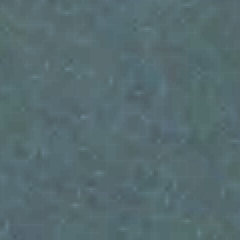
#> input picture data/test/images/jp22_1.0_40.tif, 120 x 120 px (shown 2 times larger); its folder holds only this picture in this run
$ python comprehensive_dataset_analysis.py
#> lines starting #> are read from the running program, lines starting #| are printed output that depends on the picture; after the words box and inside, x2 and y2 are one past the last pixel; in counts of white or black regions, pixels touching at a corner belong together
#!/usr/bin/env python3
"""
Comprehensive Dataset Analysis for Slum Detection
================================================
Analyzes the complete dataset structure, identifies all classes,
and generates detailed visualization plots.
"""

import os
import cv2
import numpy as np
import matplotlib.pyplot as plt
import seaborn as sns
from pathlib import Path
import json
from collections import defaultdict, Counter
import glob
from tqdm import tqdm
import warnings
warnings.filterwarnings('ignore')

# Set style for better plots
plt.style.use('seaborn-v0_8')
sns.set_palette("husl")

class ComprehensiveDatasetAnalyzer:
    def __init__(self, data_root="data", output_dir="analysis"):
        self.data_root = Path(data_root)
        self.output_dir = Path(output_dir)
        self.output_dir.mkdir(exist_ok=True)

        self.splits = ['train', 'val', 'test']
        self.results = {}

    def analyze_dataset_structure(self):
        """Analyze basic dataset structure"""
        print("ANALYZING DATASET STRUCTURE")
        print("=" * 50)

        structure = {}
        for split in self.splits:
            images_dir = self.data_root / split / "images"
            masks_dir = self.data_root / split / "masks"

            # Count files
            image_files = list(images_dir.glob("*.tif")) if images_dir.exists() else []
            mask_files = list(masks_dir.glob("*.png")) if masks_dir.exists() else []

            structure[split] = {
                'images': len(image_files),
                'masks': len(mask_files),
                'image_files': [f.name for f in image_files[:5]],  # Sample files
                'mask_files': [f.name for f in mask_files[:5]]
            }

            print(f"{split.upper()}: {len(image_files)} images, {len(mask_files)} masks")

        self.results['structure'] = structure
        return structure

    def analyze_image_properties(self):
        """Analyze image dimensions, channels, and data types"""
        print("\nANALYZING IMAGE PROPERTIES")
        print("=" * 50)

        image_stats = defaultdict(list)

        for split in self.splits:
            images_dir = self.data_root / split / "images"
            if not images_dir.exists():
                continue

            image_files = list(images_dir.glob("*.tif"))[:100]  # Sample 100 images

            for img_path in tqdm(image_files, desc=f"Analyzing {split} images"):
                img = cv2.imread(str(img_path))
                if img is not None:
                    image_stats[f'{split}_shapes'].append(img.shape)
                    image_stats[f'{split}_dtypes'].append(str(img.dtype))
                    image_stats[f'{split}_sizes'].append(img.nbytes)

        # Analyze dimensions
        all_shapes = []
        for split in self.splits:
            all_shapes.extend(image_stats[f'{split}_shapes'])

        unique_shapes = list(set(all_shapes))
        shape_counts = Counter(all_shapes)

        print(f"Unique image shapes: {len(unique_shapes)}")
        print(f"Most common shape: {shape_counts.most_common(1)[0] if shape_counts else 'None'}")

        self.results['image_properties'] = {
            'unique_shapes': unique_shapes,
            'shape_distribution': dict(shape_counts),
            'total_analyzed': len(all_shapes)
        }

        return image_stats

    def analyze_mask_classes(self):
        """Comprehensive mask analysis to identify all classes"""
        print("\nANALYZING MASK CLASSES")
        print("=" * 50)

        all_unique_values = set()
        class_distribution = defaultdict(int)
        mask_stats = defaultdict(list)

        for split in self.splits:
            masks_dir = self.data_root / split / "masks"
            if not masks_dir.exists():
                continue

            mask_files = list(masks_dir.glob("*.png"))
            print(f"Analyzing {len(mask_files)} {split} masks...")

            split_unique_values = set()

            for mask_path in tqdm(mask_files, desc=f"Processing {split} masks"):
                mask = cv2.imread(str(mask_path), cv2.IMREAD_GRAYSCALE)
                if mask is not None:
                    unique_vals, counts = np.unique(mask, return_counts=True)

                    # Track all unique values
                    all_unique_values.update(unique_vals)
                    split_unique_values.update(unique_vals)

                    # Count class occurrences
                    for val, count in zip(unique_vals, counts):
                        class_distribution[val] += count

                    # Store mask statistics
                    mask_stats[f'{split}_unique_per_mask'].append(len(unique_vals))
                    mask_stats[f'{split}_mask_shapes'].append(mask.shape)
                    mask_stats[f'{split}_has_slums'].append(len(unique_vals) > 1)

            print(f"{split} unique values: {sorted(split_unique_values)}")

        # Analyze class distribution
        total_pixels = sum(class_distribution.values())
        class_percentages = {k: (v/total_pixels)*100 for k, v in class_distribution.items()}

        print(f"\nALL UNIQUE CLASS VALUES: {sorted(all_unique_values)}")
        print(f"TOTAL CLASSES FOUND: {len(all_unique_values)}")
        print("\nCLASS DISTRIBUTION:")
        for class_val in sorted(all_unique_values):
            pixels = class_distribution[class_val]
            percentage = class_percentages[class_val]
            print(f"  Class {class_val}: {pixels:,} pixels ({percentage:.2f}%)")

        self.results['mask_analysis'] = {
            'all_unique_values': sorted(all_unique_values),
            'total_classes': len(all_unique_values),
            'class_distribution': dict(class_distribution),
            'class_percentages': class_percentages,
            'mask_stats': dict(mask_stats)
        }

        return all_unique_values, class_distribution, mask_stats

    def create_class_distribution_plot(self, class_distribution):
        """Create detailed class distribution visualization"""
        fig, axes = plt.subplots(2, 2, figsize=(16, 12))
        fig.suptitle('Comprehensive Class Distribution Analysis', fontsize=16, fontweight='bold')

        # 1. Bar plot of class distribution
        classes = sorted(class_distribution.keys())
        counts = [class_distribution[c] for c in classes]

        axes[0, 0].bar(classes, counts, color='skyblue', edgecolor='navy', alpha=0.7)
        axes[0, 0].set_title('Pixel Count per Class', fontweight='bold')
        axes[0, 0].set_xlabel('Class Value')
        axes[0, 0].set_ylabel('Pixel Count')
        axes[0, 0].tick_params(axis='y', rotation=45)

        # Add value labels on bars
        for i, (cls, count) in enumerate(zip(classes, counts)):
            axes[0, 0].text(cls, count + max(counts)*0.01, f'{count:,}',
                           ha='center', va='bottom', fontsize=8)

        # 2. Pie chart of class percentages
        total_pixels = sum(counts)
        percentages = [(c/total_pixels)*100 for c in counts]

        # Only show classes with >0.1% for readability
        significant_classes = [(cls, pct) for cls, pct in zip(classes, percentages) if pct > 0.1]
        if len(significant_classes) < len(classes):
            other_pct = sum(pct for cls, pct in zip(classes, percentages) if pct <= 0.1)
            significant_classes.append(('Others', other_pct))

        labels, sizes = zip(*significant_classes) if significant_classes else ([], [])

        if sizes:
            axes[0, 1].pie(sizes, labels=labels, autopct='%1.1f%%', startangle=90)
            axes[0, 1].set_title('Class Distribution (%)', fontweight='bold')

        # 3. Log scale bar plot for better visibility
        axes[1, 0].bar(classes, counts, color='lightcoral', edgecolor='darkred', alpha=0.7)
        axes[1, 0].set_yscale('log')
        axes[1, 0].set_title('Pixel Count per Class (Log Scale)', fontweight='bold')
        axes[1, 0].set_xlabel('Class Value')
        axes[1, 0].set_ylabel('Pixel Count (Log Scale)')

        # 4. Class frequency analysis
        class_names = []
        for cls in classes:
            if cls == 0:
                class_names.append('Background')
            elif cls == 255:
                class_names.append('Slum (White)')
            elif cls == 109:
                class_names.append('Slum (Gray)')
            else:
                class_names.append(f'Class {cls}')

        y_pos = np.arange(len(classes))
        axes[1, 1].barh(y_pos, counts, color='lightgreen', edgecolor='darkgreen', alpha=0.7)
        axes[1, 1].set_yticks(y_pos)
        axes[1, 1].set_yticklabels(class_names)
        axes[1, 1].set_xlabel('Pixel Count')
        axes[1, 1].set_title('Class Distribution (Horizontal)', fontweight='bold')

        plt.tight_layout()
        plt.savefig(self.output_dir / 'class_distribution_analysis.png', dpi=300, bbox_inches='tight')
        plt.show()

    def create_dataset_overview_plot(self, structure, mask_stats):
        """Create dataset overview visualization"""
        fig, axes = plt.subplots(2, 3, figsize=(18, 12))
        fig.suptitle('Dataset Overview and Statistics', fontsize=16, fontweight='bold')

        # 1. Dataset size comparison
        splits = list(structure.keys())
        image_counts = [structure[split]['images'] for split in splits]
        mask_counts = [structure[split]['masks'] for split in splits]

        x = np.arange(len(splits))
        width = 0.35

        axes[0, 0].bar(x - width/2, image_counts, width, label='Images', color='skyblue', alpha=0.8)
        axes[0, 0].bar(x + width/2, mask_counts, width, label='Masks', color='lightcoral', alpha=0.8)
        axes[0, 0].set_xlabel('Dataset Split')
        axes[0, 0].set_ylabel('File Count')
        axes[0, 0].set_title('Dataset Size by Split')
        axes[0, 0].set_xticks(x)
        axes[0, 0].set_xticklabels([s.upper() for s in splits])
        axes[0, 0].legend()

        # Add value labels
        for i, (img, mask) in enumerate(zip(image_counts, mask_counts)):
            axes[0, 0].text(i - width/2, img + max(image_counts)*0.01, str(img),
                           ha='center', va='bottom', fontweight='bold')
            axes[0, 0].text(i + width/2, mask + max(mask_counts)*0.01, str(mask),
                           ha='center', va='bottom', fontweight='bold')

        # 2. Total dataset composition
        total_images = sum(image_counts)
        total_masks = sum(mask_counts)

        axes[0, 1].pie([total_images, total_masks],
                      labels=['Images', 'Masks'],
                      autopct='%1.0f%%',
                      colors=['skyblue', 'lightcoral'],
                      startangle=90)
        axes[0, 1].set_title(f'Total Files: {total_images + total_masks}')

        # 3. Split distribution
        axes[0, 2].pie(image_counts,
                      labels=[f'{s.upper()}\n({c})' for s, c in zip(splits, image_counts)],
                      autopct='%1.1f%%',
                      startangle=90)
        axes[0, 2].set_title('Images per Split')

        # 4. Masks with slums analysis
        if mask_stats:
            slum_stats = {}
            for split in splits:
                has_slums_key = f'{split}_has_slums'
                if has_slums_key in mask_stats:
                    has_slums = mask_stats[has_slums_key]
                    slum_stats[split] = {
                        'with_slums': sum(has_slums),
                        'without_slums': len(has_slums) - sum(has_slums),
                        'total': len(has_slums)
                    }

            if slum_stats:
                splits_with_data = list(slum_stats.keys())
                with_slums = [slum_stats[s]['with_slums'] for s in splits_with_data]
                without_slums = [slum_stats[s]['without_slums'] for s in splits_with_data]

                x = np.arange(len(splits_with_data))
                axes[1, 0].bar(x, with_slums, label='With Slums', color='red', alpha=0.7)
                axes[1, 0].bar(x, without_slums, bottom=with_slums, label='Background Only', color='green', alpha=0.7)
                axes[1, 0].set_xlabel('Dataset Split')
                axes[1, 0].set_ylabel('Number of Masks')
                axes[1, 0].set_title('Masks: Slum vs Background')
                axes[1, 0].set_xticks(x)
                axes[1, 0].set_xticklabels([s.upper() for s in splits_with_data])
                axes[1, 0].legend()

        # 5. Unique classes per mask distribution
        if mask_stats:
            all_unique_counts = []
            for split in splits:
                unique_key = f'{split}_unique_per_mask'
                if unique_key in mask_stats:
                    all_unique_counts.extend(mask_stats[unique_key])

            if all_unique_counts:
                axes[1, 1].hist(all_unique_counts, bins=max(all_unique_counts),
                               color='purple', alpha=0.7, edgecolor='black')
                axes[1, 1].set_xlabel('Number of Unique Classes per Mask')
                axes[1, 1].set_ylabel('Frequency')
                axes[1, 1].set_title('Distribution of Classes per Mask')

        # 6. Summary statistics
        axes[1, 2].axis('off')
        summary_text = f"""
DATASET SUMMARY
{'='*20}

Total Images: {total_images:,}
Total Masks: {total_masks:,}

Split Distribution:
"""
        for split, count in zip(splits, image_counts):
            percentage = (count/total_images)*100 if total_images > 0 else 0
            summary_text += f"• {split.upper()}: {count:,} ({percentage:.1f}%)\n"

        if 'mask_analysis' in self.results:
            mask_analysis = self.results['mask_analysis']
            summary_text += f"""
Classes Found: {mask_analysis['total_classes']}
Unique Values: {mask_analysis['all_unique_values']}
"""

        axes[1, 2].text(0.1, 0.9, summary_text, transform=axes[1, 2].transAxes,
                       fontsize=12, verticalalignment='top', fontfamily='monospace',
                       bbox=dict(boxstyle="round,pad=0.3", facecolor="lightgray", alpha=0.8))

        plt.tight_layout()
        plt.savefig(self.output_dir / 'dataset_overview.png', dpi=300, bbox_inches='tight')
        plt.show()

    def create_sample_visualization(self):
        """Create sample image and mask visualizations"""
        fig, axes = plt.subplots(3, 6, figsize=(20, 12))
        fig.suptitle('Sample Images and Masks from Each Split', fontsize=16, fontweight='bold')

        for split_idx, split in enumerate(self.splits):
            images_dir = self.data_root / split / "images"
            masks_dir = self.data_root / split / "masks"

            if not (images_dir.exists() and masks_dir.exists()):
                continue

            # Get sample files
            image_files = list(images_dir.glob("*.tif"))[:2]

            for sample_idx, img_path in enumerate(image_files):
                if sample_idx >= 2:  # Only show 2 samples per split
                    break

                # Find corresponding mask
                mask_path = masks_dir / (img_path.stem + ".png")

                if mask_path.exists():
                    # Load image and mask
                    image = cv2.imread(str(img_path))
                    image = cv2.cvtColor(image, cv2.COLOR_BGR2RGB)
                    mask = cv2.imread(str(mask_path), cv2.IMREAD_GRAYSCALE)

                    # Plot image
                    axes[split_idx, sample_idx*3].imshow(image)
                    axes[split_idx, sample_idx*3].set_title(f'{split.upper()} - Image {sample_idx+1}')
                    axes[split_idx, sample_idx*3].axis('off')

                    # Plot mask
                    axes[split_idx, sample_idx*3+1].imshow(mask, cmap='viridis')
                    axes[split_idx, sample_idx*3+1].set_title(f'Mask (Classes: {len(np.unique(mask))})')
                    axes[split_idx, sample_idx*3+1].axis('off')

                    # Plot overlay
                    overlay = image.copy()
                    slum_pixels = mask > 0
                    if np.any(slum_pixels):
                        overlay[slum_pixels] = [255, 0, 0]  # Red for slums
                        blended = cv2.addWeighted(image, 0.7, overlay, 0.3, 0)
                    else:
                        blended = image

                    axes[split_idx, sample_idx*3+2].imshow(blended)
                    axes[split_idx, sample_idx*3+2].set_title('Overlay')
                    axes[split_idx, sample_idx*3+2].axis('off')

        plt.tight_layout()
        plt.savefig(self.output_dir / 'sample_visualizations.png', dpi=300, bbox_inches='tight')
        plt.show()

    def save_analysis_results(self):
        """Save comprehensive analysis results to JSON"""
        output_file = self.output_dir / 'comprehensive_analysis_results.json'

        # Convert numpy types to native Python types for JSON serialization
        def convert_numpy_types(obj):
            if isinstance(obj, np.integer):
                return int(obj)
            elif isinstance(obj, np.floating):
                return float(obj)
            elif isinstance(obj, np.ndarray):
                return obj.tolist()
            elif isinstance(obj, dict):
                return {key: convert_numpy_types(value) for key, value in obj.items()}
            elif isinstance(obj, list):
                return [convert_numpy_types(item) for item in obj]
            return obj

        results_serializable = convert_numpy_types(self.results)

        with open(output_file, 'w') as f:
            json.dump(results_serializable, f, indent=2)

        print(f"\nAnalysis results saved to: {output_file}")

    def run_complete_analysis(self):
        """Run the complete dataset analysis pipeline"""
        print("STARTING COMPREHENSIVE DATASET ANALYSIS")
        print("=" * 60)

        # 1. Analyze dataset structure
        structure = self.analyze_dataset_structure()

        # 2. Analyze image properties
        image_stats = self.analyze_image_properties()

        # 3. Analyze mask classes
        unique_values, class_distribution, mask_stats = self.analyze_mask_classes()

        # 4. Create visualizations
        print("\nCREATING VISUALIZATIONS")
        print("=" * 50)

        self.create_class_distribution_plot(class_distribution)
        self.create_dataset_overview_plot(structure, mask_stats)
        self.create_sample_visualization()

        # 5. Save results
        self.save_analysis_results()

        # 6. Print summary
        print("\nANALYSIS COMPLETE!")
        print("=" * 50)
        print(f"Results saved in: {self.output_dir}")
        print(f"Classes found: {len(unique_values)}")
        print(f"Unique values: {sorted(unique_values)}")
        print(f"Total files analyzed: {sum(structure[split]['images'] + structure[split]['masks'] for split in structure)}")

        return self.results

def main():
    """Main function to run the analysis"""
    analyzer = ComprehensiveDatasetAnalyzer()
    results = analyzer.run_complete_analysis()
#> in analyze_image_properties, img is the input picture: shape (120, 120, 3); mean B, G, R 111.6, 107.4, 85.7
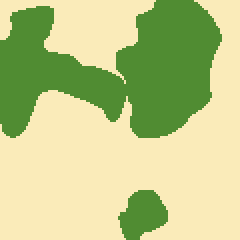
#> input picture data/test/masks/tile_1.87_35.png, 120 x 120 px (shown 2 times larger)
#> in analyze_mask_classes, `mask = cv2.imread(str(mask_path), cv2.IMREAD_GRAYSCALE)`:
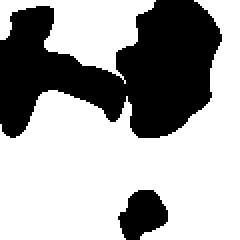
#> mask: shape (120, 120) (shown 2 times larger); values 111 (black) and 233 (white), 64.8% white; 2 black regions, box (x1, y1, x2, y2) and area: (0, 0, 111, 69) 4635, (59, 95, 84, 120) 429
#> in analyze_mask_classes, `unique_vals, counts = np.unique(mask, return_counts=True)`: unique_vals = [111, 233]; counts = [5064, 9336]
#> the loop in analyze_mask_classes, `for val, count in zip(unique_vals, counts):` made 2 passes
#> (val, count) on passes 1 to 2: (111, 5064), (233, 9336)
#> after the loop in analyze_mask_classes, `for val, count in zip(unique_vals, counts):`: class_distribution = {111: 5064, 233: 9336}
#| train unique values: [111, 233]
#> in analyze_mask_classes, `total_pixels = sum(class_distribution.values())`: total_pixels = 43200
#> in analyze_mask_classes, `class_percentages = {k: (v/total_pixels)*100 for k, v in class_distrib..`: class_percentages = {111: 35.17, 233: 64.83}
#| ALL UNIQUE CLASS VALUES: [111, 233]
#| TOTAL CLASSES FOUND: 2
#> the loop in analyze_mask_classes, `for class_val in sorted(all_unique_values):` made 2 passes
#> (class_val, pixels, percentage) on passes 1 to 2: (111, 15192, 35.17), (233, 28008, 64.83)
#> (printed output is left out)
#> in run_complete_analysis, `unique_values, class_distribution, mask_stats = self.analyze_mask_clas..`: unique_values = 2 items; class_distribution = {111: 15192, 233: 28008}; mask_stats = 9 items
#> in create_class_distribution_plot, `classes = sorted(class_distribution.keys())`: classes = [111, 233]
#> in create_class_distribution_plot, `counts = [class_distribution[c] for c in classes]`: counts = [15192, 28008]
#> the loop in create_class_distribution_plot, `for i, (cls, count) in enumerate(zip(classes, counts)):` made 2 passes
#> (cls, count) on passes 1 to 2: (111, 15192), (233, 28008)
#> in create_class_distribution_plot, `percentages = [(c/total_pixels)*100 for c in counts]`: percentages = [35.17, 64.83]
#> in create_class_distribution_plot, `significant_classes = [(cls, pct) for cls, pct in zip(classes, percent..`: significant_classes = [(111, 35.17), (233, 64.83)]
#> in create_class_distribution_plot, `labels, sizes = zip(*significant_classes) if significant_classes else ..`: labels = (111, 233); sizes = (35.17, 64.83)
#> the loop in create_class_distribution_plot, `for cls in classes:` made 2 passes
#> cls on passes 1 to 2: 111, 233
#> after the loop in create_class_distribution_plot, `for cls in classes:`: class_names = ['Class 111', 'Class 233']
#> in create_class_distribution_plot, `y_pos = np.arange(len(classes))`: y_pos = [0, 1]
#> in create_class_distribution_plot, `plt.savefig(self.output_dir / 'class_distribution_analysis.png', dpi=3..`:
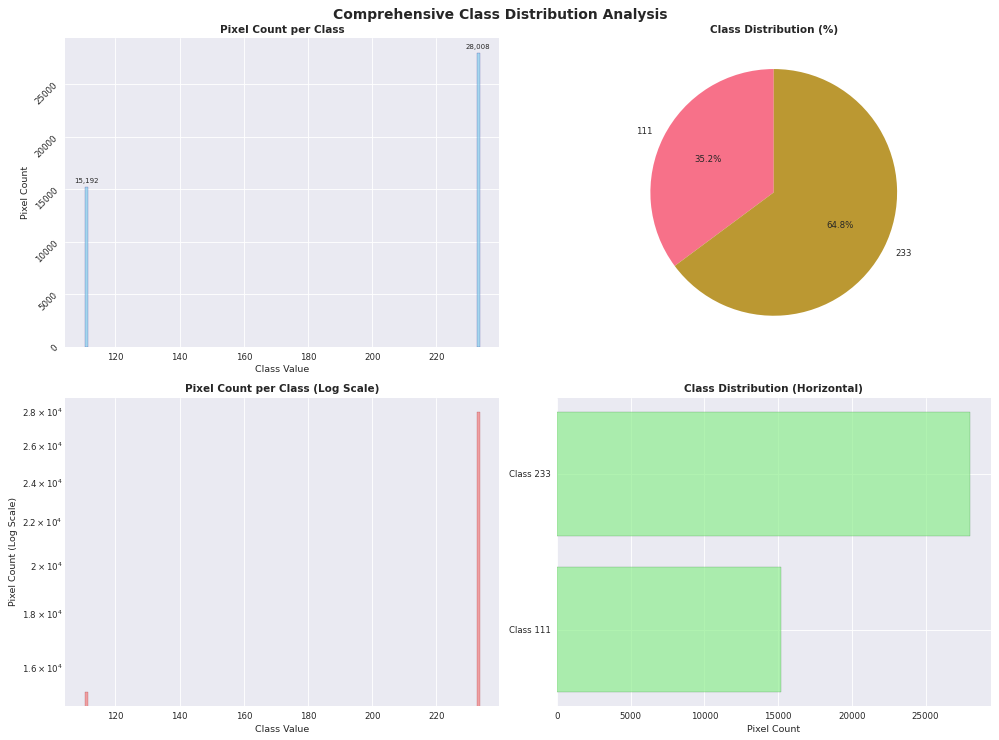
#> figure drawn by matplotlib, 4 panels
#> after the loop in create_dataset_overview_plot, `for split in splits:`: slum_stats = 3 items
#> in create_dataset_overview_plot, `splits_with_data = list(slum_stats.keys())`: splits_with_data = ['train', 'val', 'test']
#> in create_dataset_overview_plot, `with_slums = [slum_stats[s]['with_slums'] for s in splits_with_data]`: with_slums = [1, 1, 1]
#> in create_dataset_overview_plot, `without_slums = [slum_stats[s]['without_slums'] for s in splits_with_d..`: without_slums = [0, 0, 0]
#> in create_dataset_overview_plot, `x = np.arange(len(splits_with_data))`: x = [0, 1, 2]
#> after the loop in create_dataset_overview_plot, `for split in splits:`: all_unique_counts = [2, 2, 2]
#> in create_dataset_overview_plot, `mask_analysis = self.results['mask_analysis']`: mask_analysis = 5 items
#> in create_dataset_overview_plot, `plt.savefig(self.output_dir / 'dataset_overview.png', dpi=300, bbox_in..`:
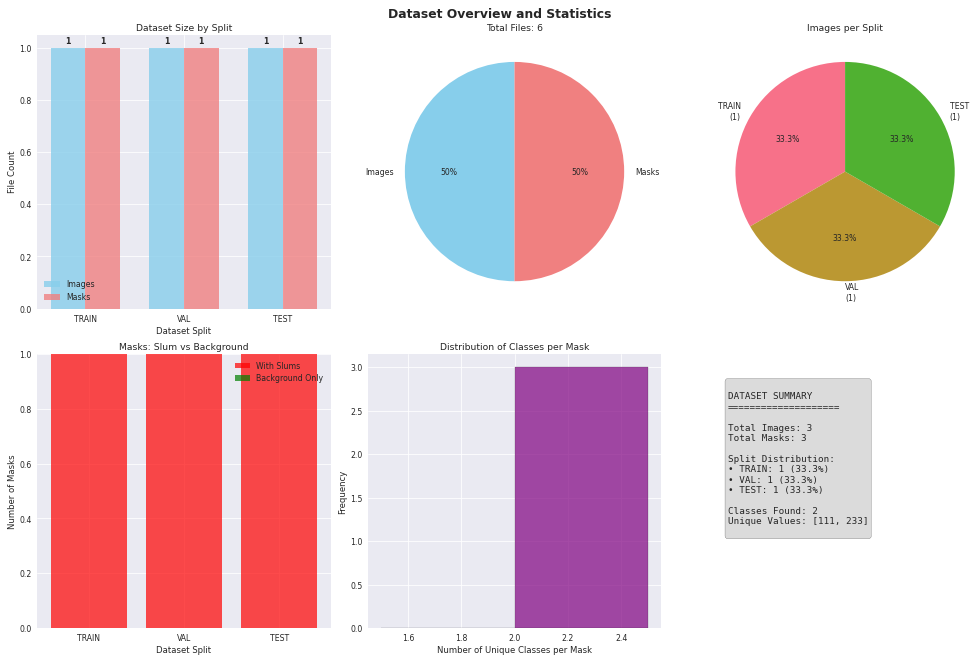
#> figure drawn by matplotlib, 5 panels
#> (the rest of the program and of its run is left out)
